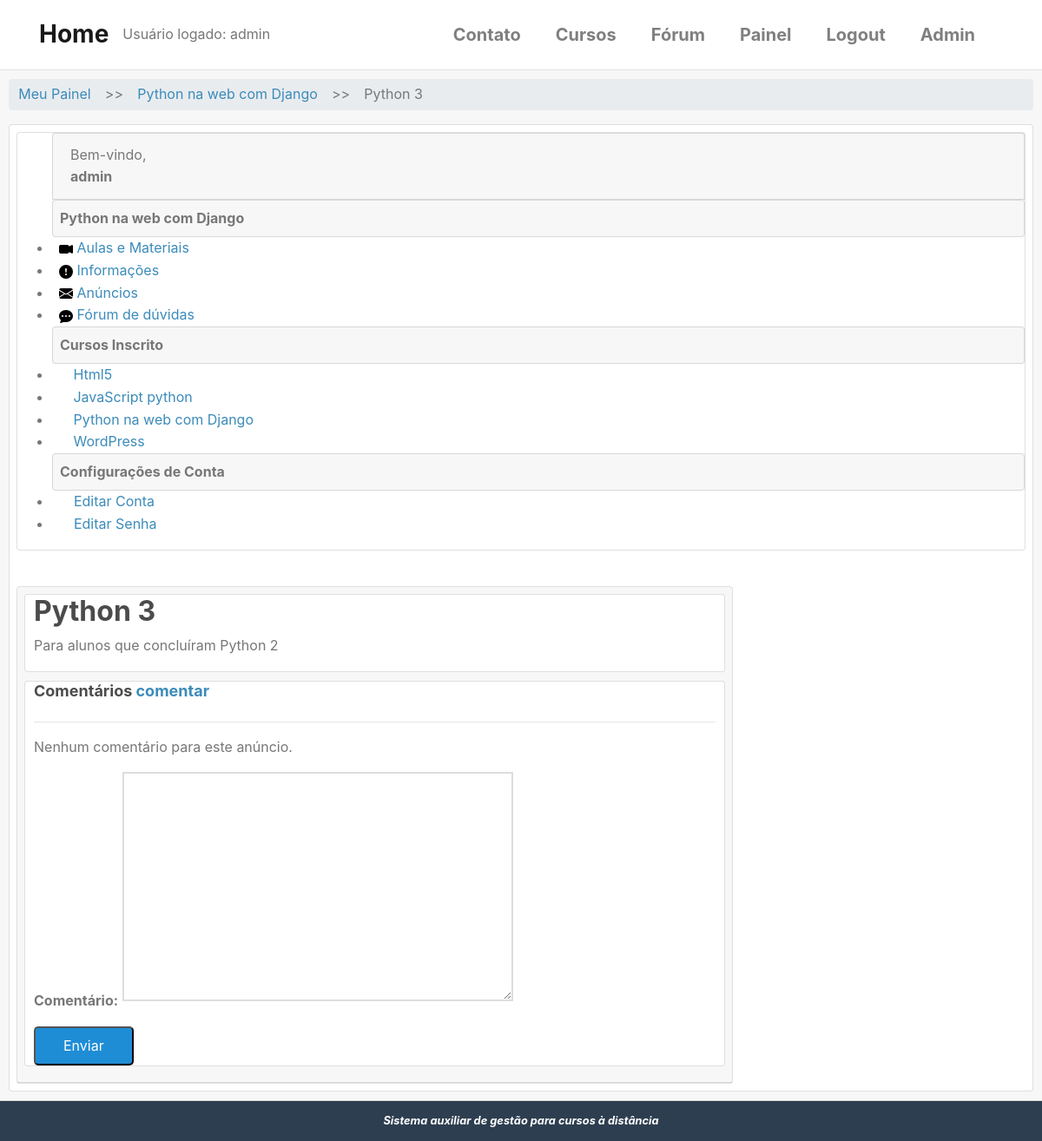
The page /cursos/python-na-web-com-django/anuncio/9/ (signed in) on the database its author committed.
### accounts/models.py (models this page shows, shortened)
class User(AbstractBaseUser, PermissionsMixin):
    username = models.CharField(
        'Usuário', max_length=30, unique=True,
        validators = [validators.RegexValidator(re.compile('^[\w.@+-]+$'),
        'O nome de usuário só pode conter letras, dígitos ou os seguintes caracteres: @/ ./ +/ -/ _',
        'Usuário inválido ou já existente!')]
    )
    email = models.EmailField('E-mail', unique=True)
    name = models.CharField('Nome', max_length=100, blank=True)
    is_active = models.BooleanField('Está ativo?', blank=True, default=True)
    is_staff = models.BooleanField('É da equipe?', blank=True, default=False)
    date_joined = models.DateTimeField('Data de Entrada', auto_now_add=True)
    objects = UserManager()
    USERNAME_FIELD = 'username'
    REQUIRED_FIELDS = ['email']
    class Meta:
        verbose_name = 'Usuário'
        verbose_name_plural = 'Usuários'
    def __str__(self):
        return self.name or self.username

### cursos/models.py (models this page shows, shortened)
class Cursos(models.Model):
    nome = models.CharField('Nome', max_length=100)
    slug = models.SlugField('Atalho')
    descricao = models.TextField('Descrição Simples', blank=True)
    sobre = models.TextField('Sobre o Curso', blank=True)
    data_inicial = models.DateField(
        'Data de início', null=True, blank=True,
    )
    imagem = models.ImageField(
        upload_to='cursos/imagens', verbose_name='Imagem',
        null=True, blank=True
    )
    criado_em = models.DateTimeField('Criado em', auto_now_add=True)
    atualizado_em = models.DateTimeField('Atualizado em ', auto_now_add=True)
    objects = CursosManager()
    def __str__(self):
        return str(self.nome)
    class Meta:
        verbose_name = 'Curso'
        verbose_name_plural = 'Cursos'
        ordering = ['nome']  # ['-name'] ordem decrescente

class Anuncios(models.Model):
    curso = models.ForeignKey(
        Cursos,
        verbose_name='Curso',
        related_name='anuncios',
        on_delete=models.DO_NOTHING
    )
    titulo = models.CharField('Título', max_length=100)
    conteudo = models.TextField('Conteúdo', blank=True)
    criado_em = models.DateTimeField('Criado em', auto_now_add=True)
    atualizado_em = models.DateTimeField('Atualizado em', auto_now_add=True)
    def __str__(self):
        return self.titulo
    class Meta:
        verbose_name = 'Anúncio'
        verbose_name_plural = 'Anúncios'
        ordering = ['-criado_em']

class Enrollment(models.Model):
    STATUS_CHOICES = (
        (0, 'Pendente'),
        (1, 'Aprovado'),
        (2, 'Cancelado'),
        (3, 'Recusado'),
    )
    usuario = models.ForeignKey(
        settings.AUTH_USER_MODEL,
        verbose_name='Usuário',
        related_name='enrollments',
        on_delete=models.DO_NOTHING
    )
    curso = models.ForeignKey(
        Cursos, verbose_name='Curso',
        related_name='enrollments',
        on_delete=models.DO_NOTHING
    )
    status = models.ImageField(
        'Situação',
        choices=STATUS_CHOICES,
        default=0,
        blank=True
    )
    criado_em = models.DateTimeField('Criado em', auto_now_add=True)
    atualizado_em = models.DateTimeField('Atualizado em ', auto_now_add=True)
    class Meta:
        verbose_name = 'Inscrição'
        verbose_name_plural = 'Inscrições'
        """
        unique_together/unicidade - combina a unicidade entre cursos e usuário,
        ou seja, cada usuário se increve apenas uma vez para cada curso.
        """
        unique_together = (('usuario', 'curso'),)

### cursos/decorators.py (the view, shortened to what this page needs)
    def _wrapper(request, *args, **kwargs):
        slug = kwargs['slug']
        curso = get_object_or_404(Cursos, slug=slug)
        has_permission = request.user.is_staff
        if not has_permission:
            messages.error(request, message)
            return redirect('accounts:dashboard')
        request.curso = curso
        return view_func(request, *args, **kwargs)

### cursos/forms.py
class ComentariosForm(forms.ModelForm):
    class Meta:
        model = Comentarios
        fields = ('comentario',)

### cursos/templatetags/cursos_tags.py (called while the page is built)
@register.simple_tag
def listar_meus_cursos(user):
    return Enrollment.objects.filter(usuario=user)

### cursos/views.py (called while the page is built, shortened)
@login_required
@inscrição_required
def painel_anuncio(request, slug, pk):
    curso = request.curso
    anuncio = get_object_or_404(curso.anuncios.all(), pk=pk)
    form = ComentariosForm(request.POST or None)
    template_name = 'cursos/anuncio.html'
    context = {
        'curso': curso,
        'anuncio': anuncio,
        'form': form,
    }
    return render(request, template_name, context)

### cursos/templates/cursos/anuncio.html (shortened to what this page needs)
{% extends "cursos/cursos_dashboard.html" %}
{% load static %}
{% block breadcrumb %}
    {{ block.super }}
    <li style='margin: 5px;'>>></li>
    <li><a>{{ anuncio }}</a></li>
{% endblock %}
{% block dashboard_content %}
    <div class="container" style="padding: 0px;">
        <div class="card" style="padding: 0px 10px; margin-bottom: 10px;">
            <h2>{{ anuncio }}</h2>
            {{ anuncio.conteudo|linebreaks }}
        </div>
    </div>
    <div class="container" style="padding: 0px;">
        <div class="card" style="padding: 0px 10px; margin-bottom: 10px;">
            <h4 id="id_comentario">Comentários
            <a href="#add_coment" class="fight">comentar</a></h4>
            <hr>
            {% for coment in anuncio.comentarios.all %}
                <p class="mb-1">
                    <strong>{{ coment.usuario }}</strong> comentou à {{ coment.criado_em|timesince }} atrás: <br/>
                </p>
                <p class="mt-1">
                    {{ coment.comentario|linebreaksbr }}
                </p>
                <hr>
                {% empty %}
                <p>
                    Nenhum comentário para este anúncio.
                </p>
            {% endfor %}
            <form method="post" action="" class="pure-form pure-form-stacked" id="add_comment">
                <fieldset>
                    {% for field in form%}
                    <div class="pure-control-group">
                        {{ field.label_tag }}
                        {{ field }}
                    </div>
                    {% endfor %}
                    <div class="pure-controls">
                        <button class="pure-button pure-button-primary">Enviar</button>
                    </div>
                </fieldset>
            </form>
        </div>
    </div>
{% endblock dashboard_content %}

### cursos/templates/cursos/cursos_dashboard.html
{% extends "accounts/dashboard.html" %}
{% load static %}
{% block breadcrumb %}
    {{ block.super }}
    <li style='margin: 5px;'>>></li>
    <li><a href="{% url 'cursos:anuncios' curso.slug %}" >{{ curso }}</a></li>
{% endblock %}
{% block menu_options %}
<li class="card pure-menu card-header p-2 mt-0">
    <strong>{{ curso }}</strong>
    <li>
        <a href="{% url 'cursos:aulas' curso.slug %}">
            <img src="{% static 'icons/camera-video-fill.svg' %}" alt="">
            Aulas e Materiais
        </a>
    </li>
    <li>
        <a href="#">
            <img src="{% static 'icons/exclamation-circle-fill.svg' %}" alt="">
            Informações
        </a>
    </li>
    <li>
        <a href="{% url 'cursos:anuncios' curso.slug %}">
            <img src="{% static 'icons/envelope-fill.svg' %}" alt="">
            Anúncios
        </a>
    </li>
    <li>
        <a href="#">
            <img src="{% static 'icons/chat-dots-fill.svg' %}" alt="">
            Fórum de dúvidas
        </a>
    </li>
</li>
{{ block.super }}
{% endblock menu_options %}

### templates/accounts/dashboard.html (shortened to what this page needs)
{% extends "base.html" %}
{% load static %}
{% load cursos_tags %}
{% block content %}
{% listar_meus_cursos user as enrollments %}
<div class="card-header" style='padding: 10px;'>
    <div class="">
        <ul class="breadcrumb pure-menu-heading">
            {% block breadcrumb %}
            <li><a class="" href="{% url 'accounts:painel' %}">Meu Painel</a></li>
            {% endblock %}
        </ul>
    </div>
    <div class="card" style='margin: auto;'>
        <div class="pure-g-r content-ribbon">
            <div class="pure-u-1-4 m-2">
                <div class="card pure-menu pure-menu-open">
                    <ul>
                        <li class="card card-header">
                            Bem-vindo, <strong>{{ user }}</strong>
                        </li>
                        {% block menu_options %}
                        <li class="card card-header p-2"><strong>Cursos Inscrito</strong></li>
                        {% for enrollment in enrollments %}
                        <li>
                            <a href="{% url 'cursos:anuncios' enrollment.curso.slug %}">
                                <i class="fa fa-book pr-1"></i>{{ enrollment.curso }}
                            </a>
                        </li>
                        {% empty %}
                        <li style='padding: 5px 0 5px 15px;'>Não há inscrições</li>
                        {% endfor %}
                        <li class="card card-header p-2"><strong>Configurações de Conta</strong></li>
                        <li>
                            <a href="{% url 'accounts:editar_usuario' %}">
                                <i class="fa fa-cog"></i>
                                Editar Conta
                            </a>
                        </li>
                        <li>
                            <a href="{% url 'accounts:editar_senha' %}">
                            <i class="fa fa-lock"></i>
                            Editar Senha</a>
                        </li>
                        {% endblock menu_options %}
                    </ul>
                </div>
            </div>
            <br>
            <div class="carddash pure-u-2-3 m-2">
                <div class="card">
                    <div class="card-header p-2">
                    {% block dashboard_content %}{% endblock %}
                    </div>
                </div>
            </div>
        </div>
    </div>
</div>
{% endblock content %}

### templates/base.html (shortened to what this page needs)
{% load static %}
<!DOCTYPE html>
<html lang="pt-BR">
<head>
    <link rel="stylesheet" href="https://cdn.jsdelivr.net/npm/bootstrap@4.5.3/dist/css/bootstrap.min.css"
>
    <link rel="stylesheet" href="http://yui.yahooapis.com/pure/0.3.0/pure-min.css">
    <link rel="stylesheet" href="{% static 'css/styles1.css' %}"/>
    <link rel="stylesheet" href="{% static 'css/font-awesome.css' %}"/>
</head>
<div class="container-flex">
    <nav class="navbar navbar-expand-sm py-3 border-bottom navbar-light" style='margin-bottom: 0'>
        <div class="container">
            <a href="{% url 'home' %}" class="navbar-brand">
                <span class="font-weight-bold h3">Home</span>
            </a>
            Usuário logado: {{ user }}
            <div class="collapse navbar-collapse" id="navbarCollapse">
                <ul class="navbar-nav ml-auto">
                    <li class="nav-item">
                        <a href="{% url 'contato' %}" class="nav-link lead mr-4 font-weight-bold">Contato</a>
                    </li>
                    <li class="nav-item">
                        <a href="{% url 'cursos:lista_cursos' %}" class="nav-link lead mr-4 font-weight-bold">Cursos</a>
                    </li>
                    <li class="nav-item">
                        <a href="{% url 'forum:forum_index' %}" class="nav-link lead mr-4 font-weight-bold">Fórum</a>
                    </li>
                    {% if user.is_authenticated %}
                    <li class="nav-item">
                        <a href="{% url 'accounts:painel' %}" class="nav-link lead mr-4 font-weight-bold">Painel</a>
                    </li>
                    <li class="nav-item">
                        <a href="{% url 'accounts:logout' %}" class="nav-link lead mr-4 font-weight-bold">Logout</a>
                    </li>
                    {% endif %}
                    {% if user.is_superuser %}
                    <li class="nav-item">
                        <a href="/admin/" class="nav-link lead mr-4 font-weight-bold">Admin</a>
                    </li>
                    {% endif %}
                </ul>
            </div>
        </div>
    </nav>
    {% block content %}
    {% endblock %}
    <div class="footer">
        <i><b>Sistema auxiliar de gestão para cursos à distância</b></i>
    </div>
</div>
</html>

### static/css/styles1.css (style rules this page uses)
* { -webkit-box-sizing: border-box; -moz-box-sizing: border-box; box-sizing: border-box; }
a { color: #3b8bba; }
.pure-menu li a { padding-left: 0.5em; }
.carddash { margin: 40px; width: 70%; }
.footer { background: #2d3e50; color: #fff; text-align: center; padding: 1em; font-size: 80%; }
.pure-form label { margin: 1em 0 0; font-weight: bold; font-size: 100%; }
.pure-form input[type], .pure-form textarea, .pure-form select { border: 2px solid #ddd; box-shadow: none; font-size: 100%; width: 100%; max-width: 350px; margin-bottom: 0.3em; }
.pure-form textarea { max-width: 450px; }
.pure-form .pure-control-group { margin-bottom: 1em; }
.pure-button-primary { background-color: #1f8dd6; color: white; padding: 0.5em 2em; border-radius: 5px; }
ul.breadcrumb { padding: 0; }
ul.breadcrumb li { display: inline-block; }
ul.breadcrumb li a { display: inline-block; padding: 0.3em 0.7em; }
h1, h2, h3, h4, h5, h6 { font-weight: bold; color: rgb(75, 75, 75); }
h4 { font-size: 1.125em; }
a { color: #3b8bba; text-decoration: none; }

### rows shown on the page
User: name+username "admin"
Cursos: nome "Python na web com Django"
Anuncios: titulo "Python 3", conteudo "Para alunos que concluíram Python 2"
Enrollment: curso "Html5"
Enrollment: curso "JavaScript python"
Enrollment: curso "Python na web com Django"
Enrollment: curso "WordPress"

### other values the page prints
{{ field.label_tag }} "Comentário:"
